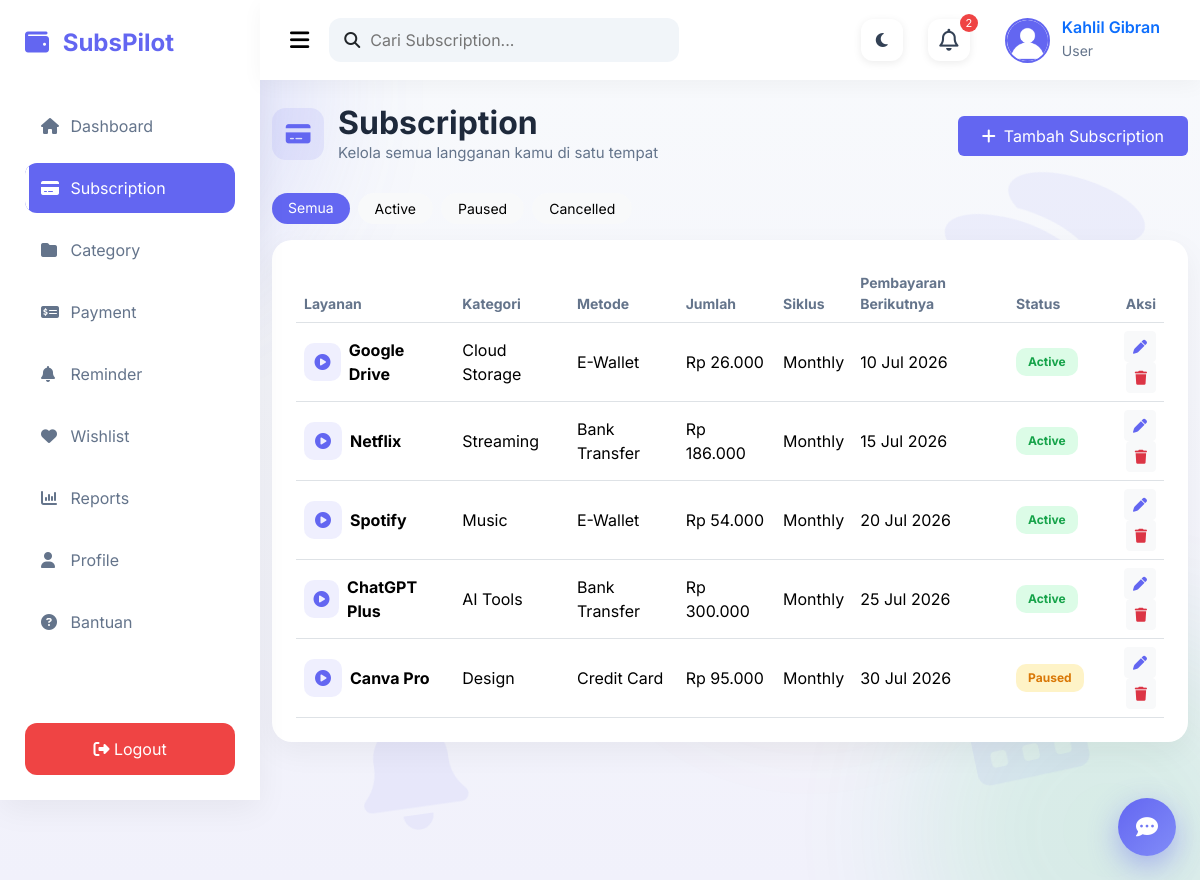
/subscription/index.php (signed in), run on the app's committed database.
### tables this page shows
CREATE TABLE `subscriptions` (
  `id` int(11) NOT NULL,
  `user_id` int(11) NOT NULL,
  `category_id` int(11) DEFAULT NULL,
  `payment_method_id` int(11) DEFAULT NULL,
  `service_name` varchar(100) NOT NULL,
  `logo` varchar(255) DEFAULT 'default.png',
  `amount` decimal(10,2) NOT NULL,
  `currency` varchar(10) DEFAULT 'IDR',
  `billing_cycle` enum('Weekly','Monthly','Quarterly','Yearly') DEFAULT 'Monthly',
  `start_date` date DEFAULT NULL,
  `next_payment` date DEFAULT NULL,
  `auto_renew` tinyint(1) DEFAULT 1,
  `status` enum('Active','Cancelled','Paused') DEFAULT 'Active',
  `note` text DEFAULT NULL,
  `created_at` timestamp NOT NULL DEFAULT current_timestamp(),
  `updated_at` timestamp NOT NULL DEFAULT current_timestamp() ON UPDATE current_timestamp()
);

CREATE TABLE `categories` (
  `id` int(11) NOT NULL,
  `category_name` varchar(100) NOT NULL,
  `description` text DEFAULT NULL,
  `created_at` timestamp NOT NULL DEFAULT current_timestamp()
);

CREATE TABLE `payment_methods` (
  `id` int(11) NOT NULL,
  `method_name` varchar(100) NOT NULL,
  `provider` varchar(100) DEFAULT NULL,
  `created_at` timestamp NOT NULL DEFAULT current_timestamp()
);

### config/helpers.php (called while the page is built, shortened)
<?php
function statusBadgeClass($status) {
    switch ($status) {
        case 'Active': return 'status-active';
        case 'Paused': return 'status-paused';
    }
}

### subscription/index.php (the view, shortened to what this page needs)
<?php
require_once "../config/helpers.php";
$db = new Database();
$conn = $db->connect();
$userId = $_SESSION['user_id'];
$statusFilter = $_GET['status'] ?? 'all';
$sql = "SELECT s.*, c.category_name, pm.method_name
        FROM subscriptions s
        LEFT JOIN categories c ON c.id = s.category_id
        LEFT JOIN payment_methods pm ON pm.id = s.payment_method_id
        WHERE s.user_id = ?";
$params = [$userId];
$sql .= " ORDER BY s.next_payment ASC";
$stmt = $conn->prepare($sql);
$stmt->execute($params);
$subscriptions = $stmt->fetchAll();
include "../templates/header.php";
include "../templates/sidebar.php";
include "../templates/navbar.php";
?>
<div class="main-content">
<div class="container-fluid py-4">
    <div class="d-flex flex-wrap justify-content-between align-items-center gap-3 mb-4">
        <div class="page-heading">
            <div class="page-icon"><i class="fa-solid fa-credit-card"></i></div>
            <div>
                <h2 class="title mb-0">Subscription</h2>
                <p class="subtitle mb-0">Kelola semua langganan kamu di satu tempat</p>
            </div>
        </div>
        <button class="btn btn-primary px-4 py-2 fade-up" data-bs-toggle="modal" data-bs-target="#addModal">
            <i class="fa-solid fa-plus me-2"></i>Tambah Subscription
        </button>
    </div>
    <div class="d-flex gap-2 mb-3 flex-wrap fade-up d1">
        <?php
        $tabs = ['all' => 'Semua', 'Active' => 'Active', 'Paused' => 'Paused', 'Cancelled' => 'Cancelled'];
        foreach ($tabs as $key => $label):
            $active = $statusFilter === $key ? 'btn-primary' : 'btn-light';
        ?>
            <a href="?status=<?= $key ?>" class="btn <?= $active ?> btn-sm rounded-pill px-3"><?= $label ?></a>
        <?php endforeach; ?>
    </div>
    <div class="content-card p-4 fade-up d2" data-search-target>
        <?php if (count($subscriptions) > 0): ?>
        <div class="table-responsive">
        <table class="table table-hover align-middle">
            <thead>
                <tr>
                    <th>Layanan</th>
                    <th>Kategori</th>
                    <th>Metode</th>
                    <th>Jumlah</th>
                    <th>Siklus</th>
                    <th>Pembayaran Berikutnya</th>
                    <th>Status</th>
                    <th class="text-end">Aksi</th>
                </tr>
            </thead>
            <tbody>
                <?php foreach ($subscriptions as $sub): ?>
                <tr data-search-row>
                    <td>
                        <div class="d-flex align-items-center gap-2">
                            <div style="width:38px;height:38px;border-radius:10px;background:rgba(99,102,241,.1);display:flex;align-items:center;justify-content:center;color:#6366F1;">
                                <i class="fa-solid fa-circle-play"></i>
                            </div>
                            <strong><?= htmlspecialchars($sub['service_name']) ?></strong>
                        </div>
                    </td>
                    <td><?= htmlspecialchars($sub['category_name'] ?? '-') ?></td>
                    <td><?= htmlspecialchars($sub['method_name'] ?? '-') ?></td>
                    <td>Rp <?= number_format($sub['amount'], 0, ',', '.') ?></td>
                    <td><?= htmlspecialchars($sub['billing_cycle']) ?></td>
                    <td><?= date('d M Y', strtotime($sub['next_payment'])) ?></td>
                    <td><span class="badge <?= statusBadgeClass($sub['status']) ?>"><?= htmlspecialchars($sub['status']) ?></span></td>
                    <td class="text-end">
                        <button class="btn btn-sm btn-light" title="Edit"
                            data-bs-toggle="modal" data-bs-target="#editModal"
                            data-id="<?= $sub['id'] ?>"
                            data-service="<?= htmlspecialchars($sub['service_name']) ?>"
                            data-category="<?= $sub['category_id'] ?>"
                            data-payment="<?= $sub['payment_method_id'] ?>"
                            data-amount="<?= $sub['amount'] ?>"
                            data-cycle="<?= $sub['billing_cycle'] ?>"
                            data-start="<?= $sub['start_date'] ?>"
                            data-next="<?= $sub['next_payment'] ?>"
                            data-renew="<?= $sub['auto_renew'] ?>"
                            data-status="<?= $sub['status'] ?>"
                            data-note="<?= htmlspecialchars($sub['note']) ?>">
                            <i class="fa-solid fa-pen text-primary"></i>
                        </button>
                        <form action="process.php" method="POST" class="d-inline confirm-delete" data-confirm="Hapus subscription <?= htmlspecialchars($sub['service_name']) ?>?">
                            <button class="btn btn-sm btn-light" title="Hapus">
                                <i class="fa-solid fa-trash text-danger"></i>
                            </button>
                        </form>
                    </td>
                </tr>
                <?php endforeach; ?>
            </tbody>
        </table>
        </div>
        <?php endif; ?>
    </div>
</div>
</div>
<?php include "../templates/footer.php"; ?>

### assets/css/dashboard.css (style rules this page uses)
* { margin:0; padding:0; box-sizing:border-box; font-family:'Inter',sans-serif; }
body { background:#F8FAFC; }
:root { --primary:#6366F1; --success:#22C55E; --warning:#F59E0B; --danger:#EF4444; --dark:#1E293B; --white:#FFFFFF; --background:#F8FAFC; --border:#E5E7EB; --fs-h1:32px; --fs-h2:24px; --fs-h3:20px; --fs-body:15px; --fs-small:13px; }
.title { font-size:28px; font-weight:700; color:#1E293B; }
.subtitle { color:#64748B; }
.btn-primary { background:var(--primary); border:none; }
.text-primary { color:#6366F1!important; }
.main-content { margin-left:260px; min-height:100vh; background:#F8FAFC; }
.page-heading { display:flex; align-items:center; gap:14px; margin-bottom:4px; }
.page-heading .page-icon { width:52px; height:52px; border-radius:14px; background:rgba(99,102,241,.1); color:#6366F1; display:flex; align-items:center; justify-content:center; font-size:22px; }
.content-card { background:#fff; border-radius:20px; box-shadow:0 10px 30px rgba(0,0,0,.05); border:none; }

### assets/css/style.css (style rules this page uses)
.main-content { min-height:100vh; background:#f8fafc; }
.title { font-size:var(--fs-h1, 32px); font-weight:700; color:#1e293b; }
.subtitle { color:#64748b; font-size:var(--fs-body, 16px); }
.table { margin-bottom:0; }
.table th { color:#64748b; font-size:14px; }
.table td { vertical-align:middle; }
.badge { padding:8px 12px; border-radius:10px; font-size:12px; }

### assets/css/animations.css (style rules this page uses)
.main-content .title, .main-content .subtitle { animation:fadeInUp .45s ease both; }
.main-content .subtitle { animation-delay:.05s; }
.fade-up { opacity:0; animation:fadeInUp .5s ease forwards; }
.fade-up.d1 { animation-delay:.05s; }
.fade-up.d2 { animation-delay:.1s; }
.dashboard-card, .card, .stat-card, .content-card { transition:transform .3s ease, box-shadow .3s ease; }
.btn { transition:transform .2s ease, box-shadow .2s ease, filter .2s ease; position:relative; overflow:hidden; }
.table tbody tr { animation:fadeIn .35s ease both; transition:background .2s ease; }
.badge { transition:transform .2s ease; }
.status-active { background:#DCFCE7; color:#16A34A; }
.status-paused { background:#FEF3C7; color:#D97706; }

### assets/css/extra.css (style rules this page uses)
body { background:linear-gradient(180deg,#F8FAFC 0%,#F1F1FB 100%); }
.main-content { background:transparent !important; position:relative; }
.navbar-custom, .main-content { transition:margin-left .3s ease; }

### data on the page
subscriptions: service_name "Google Drive", category.category_name "Cloud Storage", payment_method.method_name "E-Wallet", amount "26.000", billing_cycle "Monthly", next_payment "10 Jul 2026", status "Active"
subscriptions: service_name "Netflix", category.category_name "Streaming", payment_method.method_name "Bank Transfer", amount "186.000", billing_cycle "Monthly", next_payment "15 Jul 2026", status "Active"
subscriptions: service_name "Spotify", category.category_name "Music", payment_method.method_name "E-Wallet", amount "54.000", billing_cycle "Monthly", next_payment "20 Jul 2026", status "Active"
subscriptions: service_name "ChatGPT Plus", category.category_name "AI Tools", payment_method.method_name "Bank Transfer", amount "300.000", billing_cycle "Monthly", next_payment "25 Jul 2026", status "Active"
subscriptions: service_name "Canva Pro", category.category_name "Design", payment_method.method_name "Credit Card", amount "95.000", billing_cycle "Monthly", next_payment "30 Jul 2026", status "Paused"

### other printed values
count($__notifItems) "2"
$_SESSION['fullname'] "Kahlil Gibran"
$_SESSION['role'] "User"
$label "Semua"
$label "Active"
$label "Paused"
$label "Cancelled"
